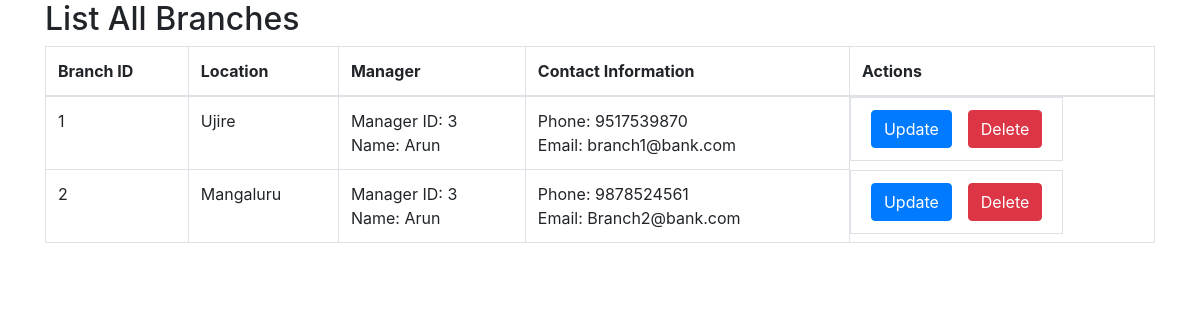
/list_all_branches.php, run on an earlier commit of the app's database.
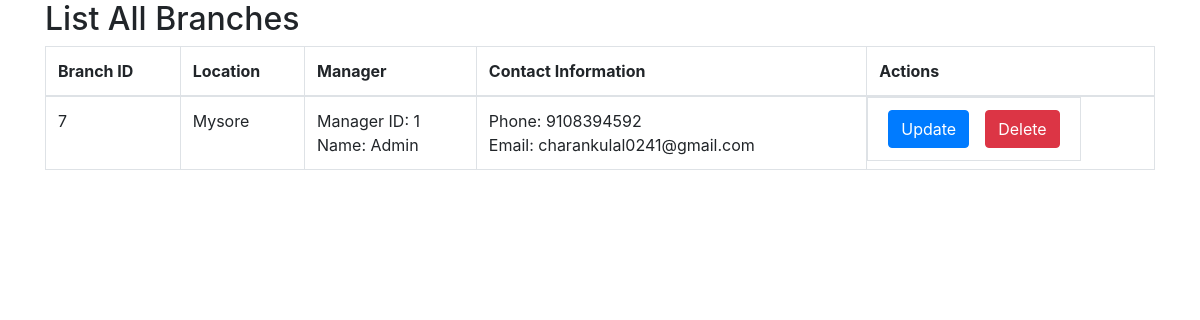
And on a later commit of the database.
### tables this page shows
CREATE TABLE `branch` (
  `branch_id` int(11) NOT NULL,
  `location` text NOT NULL,
  `manager_id` int(11) NOT NULL,
  `email` text NOT NULL,
  `phone_number` text NOT NULL
);

CREATE TABLE `employee` (
  `emp_id` int(11) NOT NULL,
  `name` text NOT NULL,
  `username` text NOT NULL,
  `password` text NOT NULL,
  `job_type` text NOT NULL,
  `email` text NOT NULL,
  `phone_number` text NOT NULL,
  `branch_id` int(11) NOT NULL
);

### list_all_branches.php (the view, shortened to what this page needs)
<?php
include 'db_connect.php';
?>
<!DOCTYPE html>
<html lang="en">
<head>
    <link rel="stylesheet" href="https://maxcdn.bootstrapcdn.com/bootstrap/4.5.2/css/bootstrap.min.css">
</head>
<body>
<div class="container">
    <h2>List All Branches</h2>
    <div>
        <table class="table table-bordered">
            <thead>
                <tr>
                    <th>Branch ID</th>
                    <th>Location</th>
                    <th>Manager </th>
                    <th>Contact Information</th>
                    <th>Actions</th>
                </tr>
            </thead>
            <tbody>
                <?php
                $sql = "SELECT * FROM branch";
                $result = $conn->query($sql);
                if ($result->num_rows > 0) {
                    while ($row = $result->fetch_assoc()) {
                        $sql_manager_fetch = "SELECT name FROM employee where emp_id='{$row['manager_id']}'";
                        $result1 = $conn->query($sql_manager_fetch);
                        $row1 = $result1->fetch_column();
                        echo "<tr>";
                        echo "<td>" . $row["branch_id"] . "</td>";
                        echo "<td>" . $row["location"] . "</td>";
                        echo "<td>Manager ID: " . $row["manager_id"] . "<br>Name: " . $row1 . "</td>";
                        echo "<td>Phone: " . $row["phone_number"] . "<br>Email: " . $row["email"] . "</td>";
                        echo "<td class='btn-group'>";
                        echo "<form method='post' action='update_branch.php'>";
                        echo "<button type='submit' class='btn btn-primary mx-2'>Update</button>";
                        echo "</form>";
                        echo "<form method='post' action='list_all_branches.php'> ";
                        echo "<button type='submit' class='btn btn-danger mx-2'>Delete</button>";
                        echo "</form>";
                        echo "</td>";
                        echo "</tr>";
                    }
                } else {
                    echo "<tr><td colspan='5'>No branches found.</td></tr>";
                }
                ?>
            </tbody>
        </table>
    </div>
</div>
</body>
</html>

What changed in the data, as far as the page shows it:
removed branch: branch_id "1", location "Ujire", manager "3", manager.name "Arun", phone_number "9517539870", email "branch1@bank.com"
removed branch: branch_id "2", location "Mangaluru", manager "3", manager.name "Arun", phone_number "9878524561", email "Branch2@bank.com"
added branch: branch_id "7", location "Mysore", manager "1", employee.name "Admin", phone_number "9108394592", email "charankulal0241@gmail.com"
